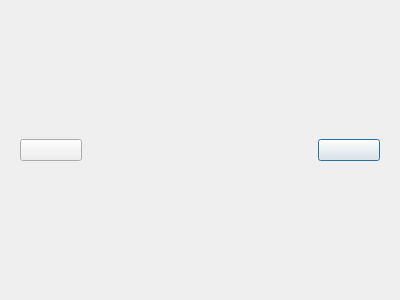
<?xml version="1.0" encoding="UTF-8"?>
<ui version="4.0">
 <class>PicShow</class>
 <widget class="QDialog" name="PicShow">
  <property name="geometry">
   <rect>
    <x>0</x>
    <y>0</y>
    <width>400</width>
    <height>300</height>
   </rect>
  </property>
  <property name="windowTitle">
   <string>Dialog</string>
  </property>
  <layout class="QHBoxLayout" name="horizontalLayout">
   <item>
    <layout class="QGridLayout" name="gridLayout">
     <property name="leftMargin">
      <number>0</number>
     </property>
     <property name="topMargin">
      <number>0</number>
     </property>
     <property name="rightMargin">
      <number>0</number>
     </property>
     <property name="bottomMargin">
      <number>0</number>
     </property>
     <item row="1" column="4">
      <widget class="QWidget" name="widget_2" native="true">
       <property name="minimumSize">
        <size>
         <width>80</width>
         <height>0</height>
        </size>
       </property>
       <property name="maximumSize">
        <size>
         <width>80</width>
         <height>16777215</height>
        </size>
       </property>
       <layout class="QHBoxLayout" name="horizontalLayout_3">
        <item>
         <widget class="PicButton" name="nextBtn">
          <property name="text">
           <string/>
          </property>
         </widget>
        </item>
       </layout>
      </widget>
     </item>
     <item row="1" column="1">
      <spacer name="horizontalSpacer">
       <property name="orientation">
        <enum>Qt::Horizontal</enum>
       </property>
       <property name="sizeHint" stdset="0">
        <size>
         <width>40</width>
         <height>20</height>
        </size>
       </property>
      </spacer>
     </item>
     <item row="1" column="2">
      <widget class="PicLabel" name="picLabel">
       <property name="text">
        <string/>
       </property>
      </widget>
     </item>
     <item row="1" column="3">
      <spacer name="horizontalSpacer_2">
       <property name="orientation">
        <enum>Qt::Horizontal</enum>
       </property>
       <property name="sizeHint" stdset="0">
        <size>
         <width>40</width>
         <height>20</height>
        </size>
       </property>
      </spacer>
     </item>
     <item row="1" column="0">
      <widget class="QWidget" name="widget" native="true">
       <property name="enabled">
        <bool>true</bool>
       </property>
       <property name="minimumSize">
        <size>
         <width>80</width>
         <height>0</height>
        </size>
       </property>
       <property name="maximumSize">
        <size>
         <width>80</width>
         <height>16777215</height>
        </size>
       </property>
       <layout class="QHBoxLayout" name="horizontalLayout_2">
        <item>
         <widget class="PicButton" name="previousBtn">
          <property name="text">
           <string/>
          </property>
         </widget>
        </item>
       </layout>
      </widget>
     </item>
     <item row="0" column="2">
      <spacer name="verticalSpacer">
       <property name="orientation">
        <enum>Qt::Vertical</enum>
       </property>
       <property name="sizeHint" stdset="0">
        <size>
         <width>20</width>
         <height>40</height>
        </size>
       </property>
      </spacer>
     </item>
     <item row="2" column="2">
      <spacer name="verticalSpacer_2">
       <property name="orientation">
        <enum>Qt::Vertical</enum>
       </property>
       <property name="sizeHint" stdset="0">
        <size>
         <width>20</width>
         <height>40</height>
        </size>
       </property>
      </spacer>
     </item>
    </layout>
   </item>
  </layout>
 </widget>
 <customwidgets>
  <customwidget>
   <class>PicButton</class>
   <extends>QPushButton</extends>
   <header>picbutton.h</header>
  </customwidget>
  <customwidget>
   <class>PicLabel</class>
   <extends>QLabel</extends>
   <header>piclabel.h</header>
  </customwidget>
 </customwidgets>
 <resources/>
 <connections/>
</ui>
